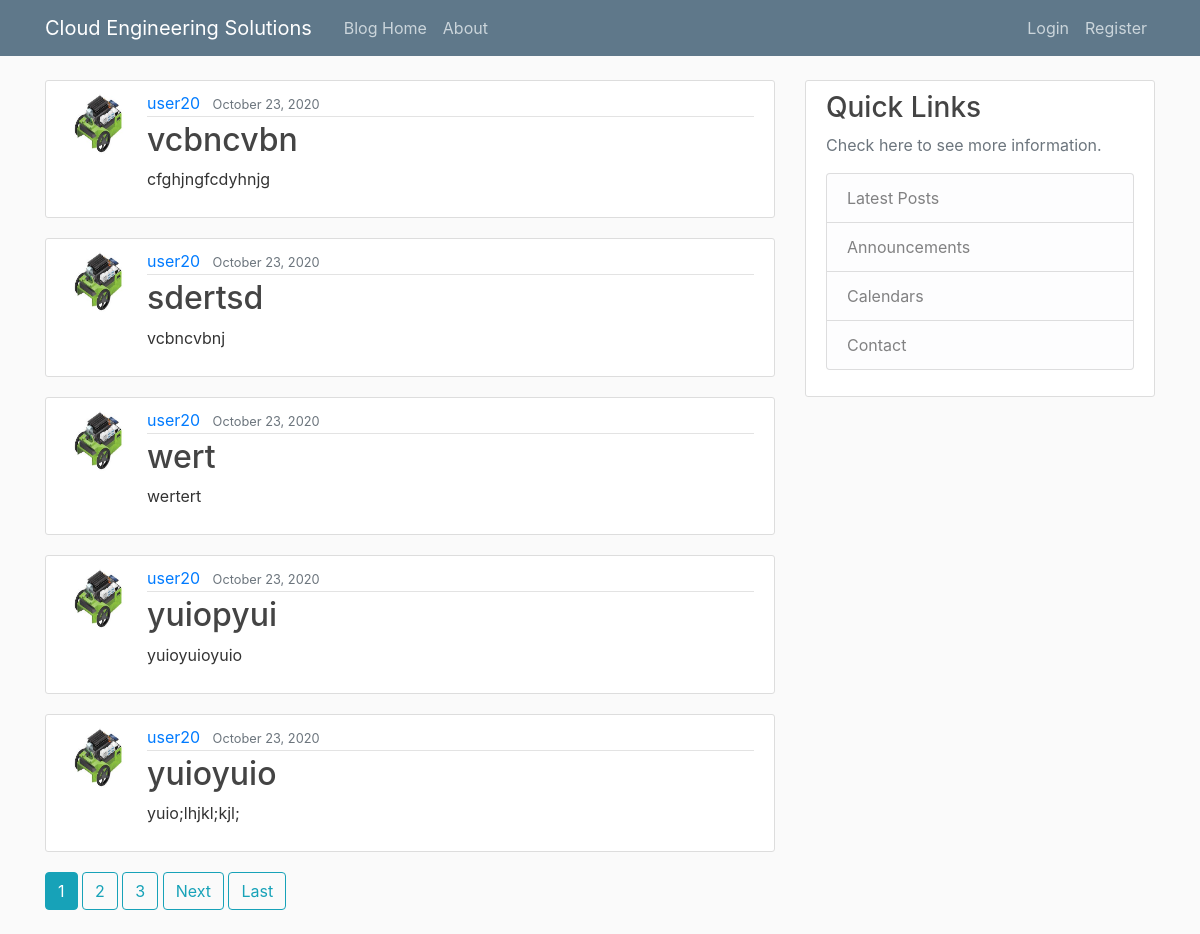
The page / on the database its author committed.
### blog/models.py (models this page shows, shortened)
class Post(models.Model):
    title = models.CharField(max_length=100)
    content = models.TextField()
    date_posted = models.DateTimeField(default=timezone.now)
    author = models.ForeignKey(User, on_delete=models.CASCADE)

### users/models.py (models this page shows, shortened)
class Profile(models.Model):
    user = models.OneToOneField(User, on_delete=models.CASCADE)
    image = models.ImageField(default='default.jpg', upload_to='profile_pics')

### blog/views.py (the view)
# urls.py: path('', PostListView.as_view(), name='blog-home'),
class PostListView(ListView):
    model = Post
    template_name = 'blog/home.html' # <app>/<model>_<viewtype>.html
    context_object_name = 'posts' #setting attribtue equal to posts in home function
    ordering = ['-date_posted']
    paginate_by = 5

### blog/templates/blog/home.html (shortened to what this page needs)
{% extends "blog/base.html"%}
{%block content %}
    {% for post in posts%}
        <article class="media content-section">
            <img class="rounded-circle article-img" src="{{ post.author.profile.image.url }}" alt="">
            <div class="media-body">
            <div class="article-metadata">
                <a class="mr-2" href="{% url 'user-posts' post.author.username %}">{{ post.author }}</a>
                <small class="text-muted">{{ post.date_posted|date:'F d, Y' }}</small>
            </div>
            <h2><a class="article-title" href="{% url 'post-detail' post.id %}">{{ post.title }}</a></h2>
            <p class="article-content">{{ post.content }}</p>
            </div>
        </article>
    {% endfor %}
    {% if is_paginated %}
            {% for num in page_obj.paginator.page_range %}
                {% if page_obj.number == num %}
                    <a class = "btn btn-info mb-4" href="?page={{ num }}">{{ num }}</a>
                {% elif num > page_obj.number|add:'-3' and num < page_obj.number|add:'3'%}
                    <a class = "btn btn-outline-info mb-4" href="?page={{ num }}">{{ num }}</a>
                {% endif %}
            {% endfor %}
        {% if page_obj.has_next %}
            <a class = "btn btn-outline-info mb-4" href="?page={{ page_obj.next_page_number }}">Next</a>
            <a class = "btn btn-outline-info mb-4" href="?page= {{ page_obj.paginator.num_pages }}">Last</a>
        {% endif %}
    {% endif %}
{% endblock content%}

### blog/static/blog/main.css (style rules this page uses)
body { background: #fafafa; color: #333333; margin-top: 5rem; }
h1, h2, h3, h4, h5, h6 { color: #444444; }
.content-section { background: #ffffff; padding: 10px 20px; border: 1px solid #dddddd; border-radius: 3px; margin-bottom: 20px; }
.article-title { color: #444444; }
.article-content { white-space: pre-line; }
.article-img { height: 65px; width: 65px; margin-right: 16px; }
.article-metadata { padding-bottom: 1px; margin-bottom: 4px; border-bottom: 1px solid #e3e3e3 }

### rows shown on the page
Post: author.profile.image (picture), author "user20", date_posted "October 23, 2020", title "vcbncvbn", content "cfghjngfcdyhnjg"
Post: author.profile.image (picture), author "user20", date_posted "October 23, 2020", title "sdertsd", content "vcbncvbnj"
Post: author.profile.image (picture), author "user20", date_posted "October 23, 2020", title "wert", content "wertert"
Post: author.profile.image (picture), author "user20", date_posted "October 23, 2020", title "yuiopyui", content "yuioyuioyuio"
Post: author.profile.image (picture), author "user20", date_posted "October 23, 2020", title "yuioyuio", content "yuio;lhjkl;kjl;"

### other values the page prints
{{ num }} "1"
{{ num }} "2" "3"
